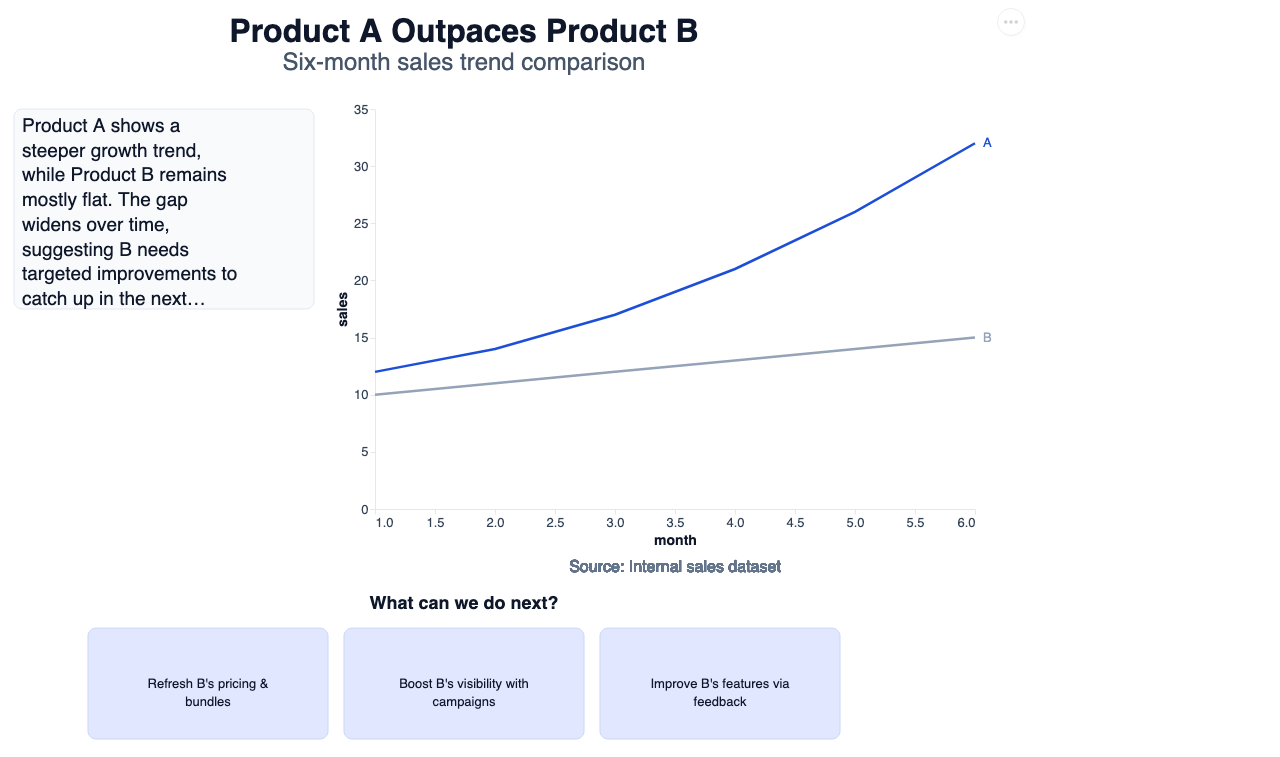

Reproduce this figure in Python.
import pandas as pd
import altair as alt

from pynarrative import Story


def build_story():
    data = pd.DataFrame({
        'month': [1, 2, 3, 4, 5, 6] * 2,
        'sales': [12, 14, 17, 21, 26, 32, 10, 11, 12, 13, 14, 15],
        'product': ['A'] * 6 + ['B'] * 6,
    })
    story = Story(data, width=600, height=400)

    story.mark_line().encode(
        x='month:Q',
        y='sales:Q',
        color=alt.Color('product:N', legend=alt.Legend(title='Product'))
    )
    story.add_title(
        "Product A Outpaces Product B",
        subtitle="Six-month sales trend comparison"
    )
    story.add_context(
        "Product A shows a steeper growth trend, while Product B remains mostly flat. "
        "The gap widens over time, suggesting B needs targeted improvements to catch up "
        "in the next quarter."
        "Product A shows a steeper growth trend, while Product B remains mostly flat. "
        "The gap widens over time, suggesting B needs targeted improvements to catch up "
        "in the next quarter.",
        position='top'
    )
    story.add_next_steps(
        steps=[
            "Refresh B's pricing & bundles",
            "Boost B's visibility with campaigns",
            "Improve B's features via feedback",
            "Boost B's visibility with campaigns",
            "Improve B's features via feedback"
        ],
        position='bottom'
    )
    story.add_source("Source: Internal sales dataset", position='bottom')

    return story.render()


def main():
    chart = build_story()
    output_path = 'basic_line_story.html'
    chart.save(output_path)
    print(f"Saved: {output_path}")


if __name__ == '__main__':
    main()
